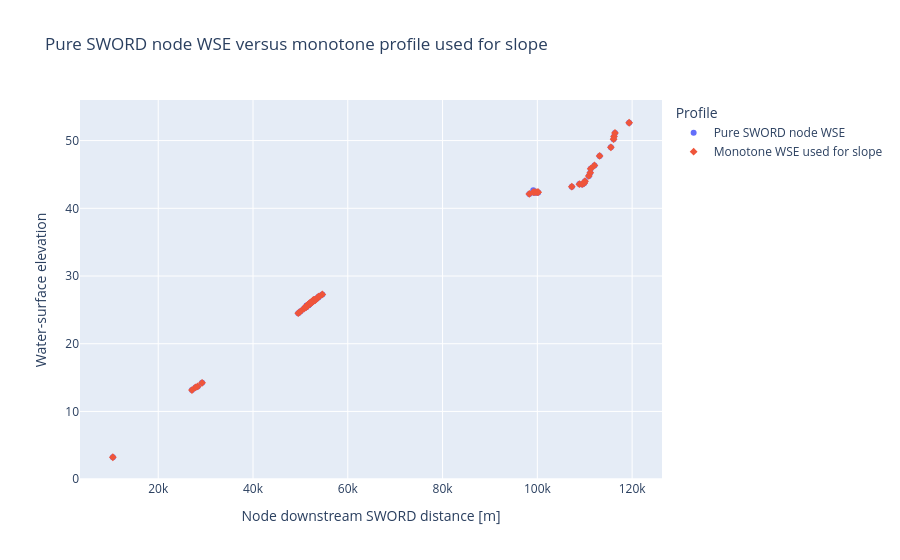

Notebook code for this chart:
### Code cell
fig = plot_sword_vs_monotone_profile(
    node_df,
    example_id=PROFILE_FOCUS_EXAMPLE_ID,
    state_id=PROFILE_FOCUS_STATE_ID,
)
fig.show()

### Figure 1 — Plotly figure (JSON) as saved in the notebook; plotly's stock layout.template omitted (floating-point values rounded to 4 significant figures; data arrays with more than 128 entries replaced by an {"elided": "..."} marker saying what was removed)
{"data": [{"customdata": {"elided": "60x4 mixed values"}, "hovertemplate": "Profile=Pure SWORD node WSE<br>Node downstream SWORD distance [m]=%{x}<br>Water-surface elevation=%{y}<br>example_id=%{customdata[0]}<br>state_id=%{customdata[1]}<br>id_node=%{customdata[2]}<br>rapid_wse_profile_residual=%{customdata[3]}<extra></extra>", "legendgroup": "Pure SWORD node WSE", "marker": {"color": "#636efa", "symbol": "circle"}, "mode": "markers", "name": "Pure SWORD node WSE", "orientation": "v", "showlegend": true, "type": "scatter", "x": [98300.0, 99130.0, 99320.0, 100100.0, 99730.0, 100100.0, 107300.0, 108900.0, 109500.0, 110100.0, 109900.0, 110900.0, 111200.0, 111300.0, 112000.0, 113100.0, 115500.0, 116200.0, 116100.0, 116400.0, 119400.0, 54620.0, 53930.0, 52730.0, 53740.0, 53790.0, 52130.0, 53130.0, 53430.0, 51730.0, 52530.0, 52780.0, 52980.0, 52980.0, 51230.0, 51640.0, 51930.0, 52630.0, 51230.0, 51640.0, 51730.0, 52330.0, 52230.0, 49550.0, 51340.0, 50760.0, 51640.0, 51730.0, 52330.0, 51340.0, 50050.0, 51340.0, 51340.0, 51930.0, 51230.0, 29250.0, 28330.0, 27850.0, 27110.0, 10430.0], "xaxis": "x", "y": [42.13, 42.66, 42.31, 42.32, 42.3, 42.32, 43.2, 43.59, 43.53, 44.0, 43.72, 44.78, 45.24, 45.84, 46.33, 47.73, 49.0, 50.61, 50.2, 51.13, 52.63, 27.28, 26.98, 26.35, 26.87, 26.87, 26.06, 26.54, 26.64, 25.74, 26.25, 26.35, 26.49, 26.49, 25.43, 25.73, 25.91, 26.25, 25.43, 25.73, 25.74, 26.11, 26.06, 24.51, 25.61, 25.2, 25.73, 25.74, 26.11, 25.61, 24.79, 25.61, 25.61, 25.91, 25.43, 14.23, 13.69, 13.55, 13.16, 3.236], "yaxis": "y"}, {"customdata": {"elided": "60x4 mixed values"}, "hovertemplate": "Profile=Monotone WSE used for slope<br>Node downstream SWORD distance [m]=%{x}<br>Water-surface elevation=%{y}<br>example_id=%{customdata[0]}<br>state_id=%{customdata[1]}<br>id_node=%{customdata[2]}<br>rapid_wse_profile_residual=%{customdata[3]}<extra></extra>", "legendgroup": "Monotone WSE used for slope", "marker": {"color": "#EF553B", "symbol": "diamond"}, "mode": "markers", "name": "Monotone WSE used for slope", "orientation": "v", "showlegend": true, "type": "scatter", "x": [98300.0, 99130.0, 99320.0, 100100.0, 99730.0, 100100.0, 107300.0, 108900.0, 109500.0, 110100.0, 109900.0, 110900.0, 111200.0, 111300.0, 112000.0, 113100.0, 115500.0, 116200.0, 116100.0, 116400.0, 119400.0, 54620.0, 53930.0, 52730.0, 53740.0, 53790.0, 52130.0, 53130.0, 53430.0, 51730.0, 52530.0, 52780.0, 52980.0, 52980.0, 51230.0, 51640.0, 51930.0, 52630.0, 51230.0, 51640.0, 51730.0, 52330.0, 52230.0, 49550.0, 51340.0, 50760.0, 51640.0, 51730.0, 52330.0, 51340.0, 50050.0, 51340.0, 51340.0, 51930.0, 51230.0, 29250.0, 28330.0, 27850.0, 27110.0, 10430.0], "xaxis": "x", "y": [42.13, 42.38, 42.38, 42.38, 42.38, 42.38, 43.2, 43.56, 43.56, 44.0, 43.72, 44.78, 45.24, 45.84, 46.33, 47.73, 49.0, 50.61, 50.2, 51.13, 52.63, 27.28, 26.98, 26.46, 26.87, 26.87, 25.99, 26.46, 26.64, 25.74, 26.25, 26.42, 26.46, 26.42, 25.52, 25.73, 25.91, 26.25, 25.52, 25.73, 25.74, 26.09, 26.09, 24.51, 25.61, 25.2, 25.73, 25.74, 26.09, 25.52, 24.79, 25.52, 25.52, 25.99, 25.43, 14.23, 13.69, 13.55, 13.16, 3.236], "yaxis": "y"}], "layout": {"legend": {"title": {"text": "Profile"}, "tracegroupgap": 0}, "title": {"text": "Pure SWORD node WSE versus monotone profile used for slope"}, "xaxis": {"anchor": "y", "domain": [0, 1], "title": {"text": "Node downstream SWORD distance [m]"}}, "yaxis": {"anchor": "x", "domain": [0, 1], "title": {"text": "Water-surface elevation"}}}}
